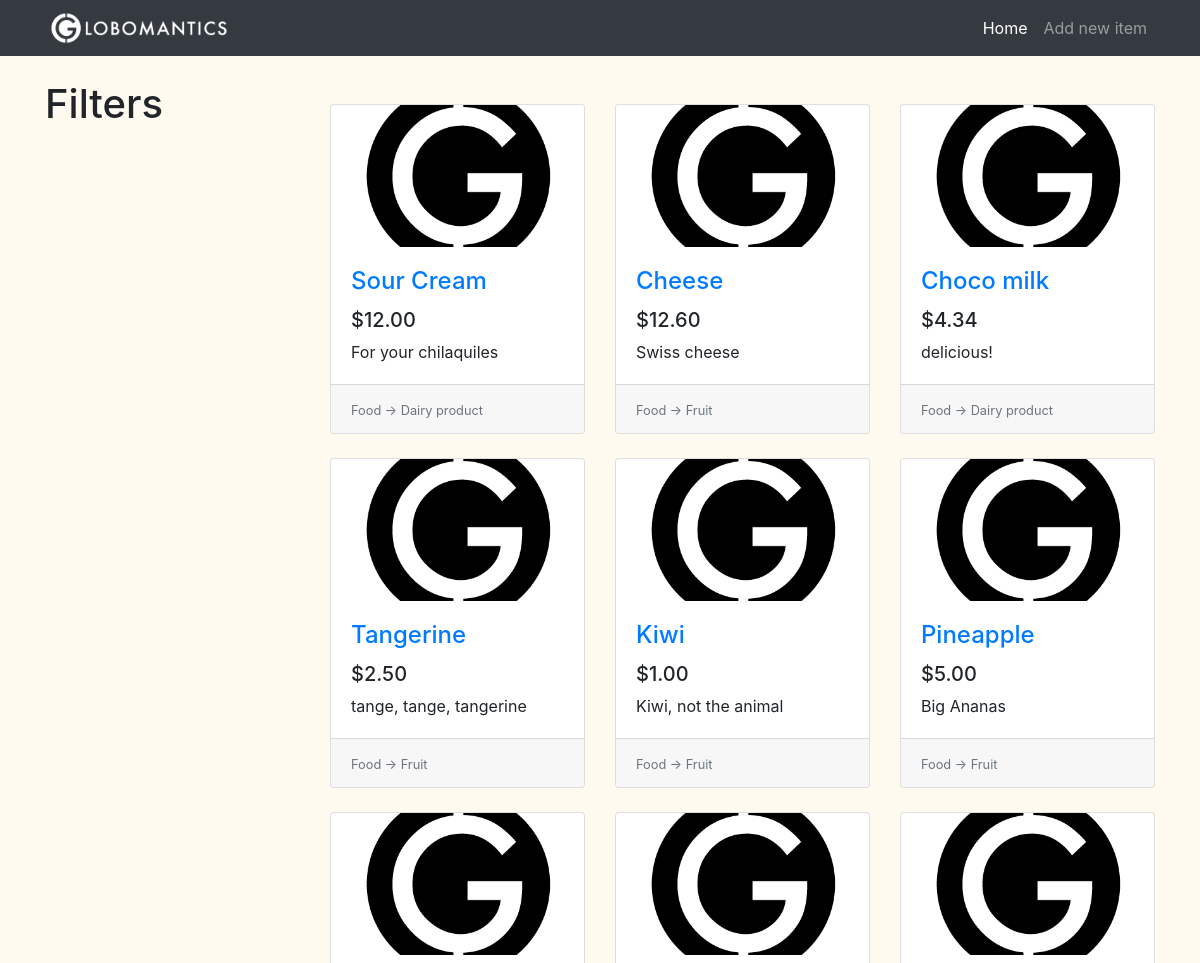
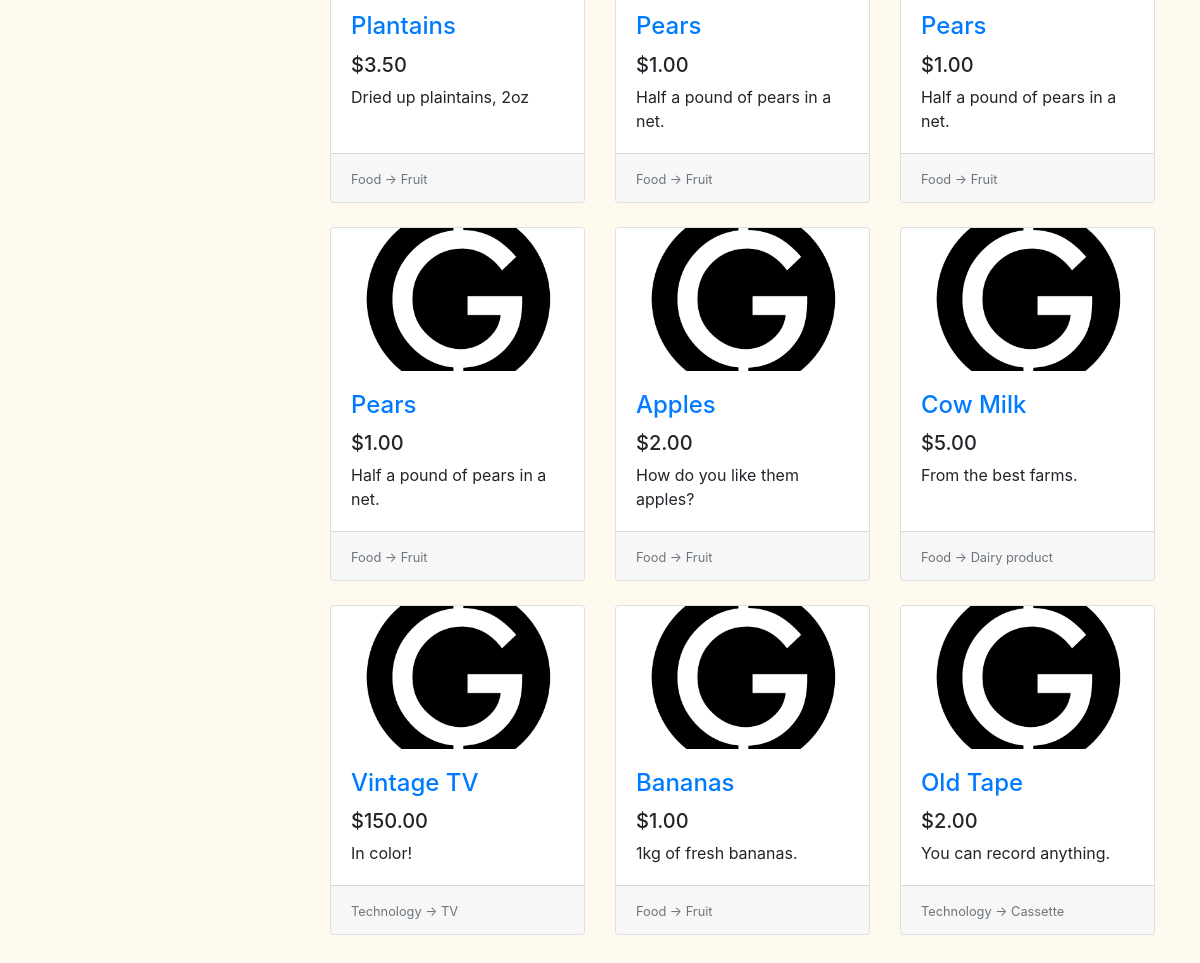
Before: / with the older database file (2 pictures, top to bottom).
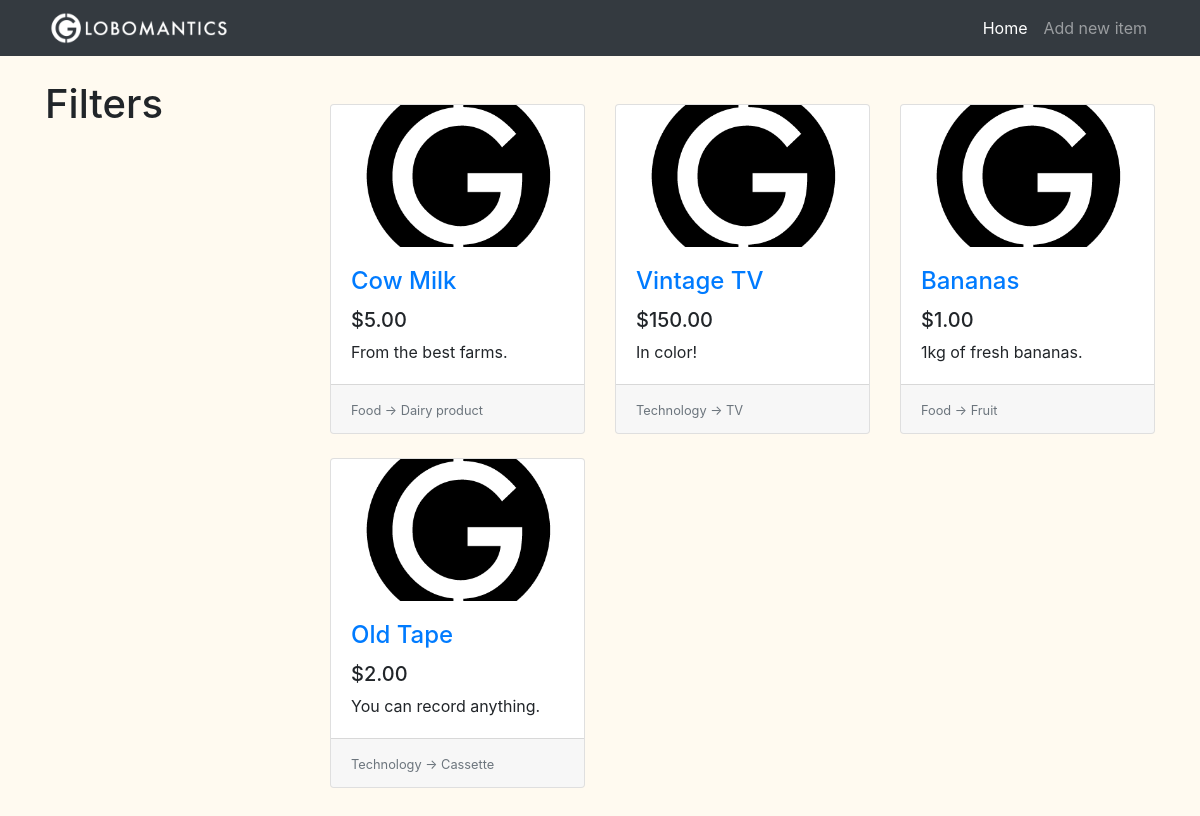
After: the same page with the newer database file.
### tables this page shows
CREATE TABLE items(
                    id              INTEGER PRIMARY KEY AUTOINCREMENT,
                    title           TEXT,
                    description     TEXT,
                    price           REAL,
                    image           TEXT,
                    category_id     INTEGER,
                    subcategory_id  INTEGER,
                    FOREIGN KEY(category_id) REFERENCES categories(id),
                    FOREIGN KEY(subcategory_id) REFERENCES subcategories(id)
);

CREATE TABLE categories(
                    id              INTEGER PRIMARY KEY AUTOINCREMENT,
                    name            TEXT
);

CREATE TABLE subcategories(
                    id              INTEGER PRIMARY KEY AUTOINCREMENT,
                    name            TEXT,
                    category_id     INTEGER,
                    FOREIGN KEY(category_id) REFERENCES categories(id)
);

### application.py (the view)
@app.route('/')
def home():
    conn = get_db()
    c = conn.cursor()
    items_from_db = c.execute("""SELECT
                    i.id, i.title, i.description, i.price, i.image, c.name, s.name
                    FROM
                    items as i
                    INNER JOIN categories AS c ON i.category_id = c.id
                    INNER JOIN subcategories AS s ON i.subcategory_id = s.id
                    ORDER BY i.id DESC
    """)
    items = []
    for row in items_from_db:
        item = {
            "id": row[0],
            "title": row[1],
            "description": row[2],
            "price": row[3],
            "image": row[4],
            "category": row[5],
            "subcategory": row[6]
        }
        items.append(item)
    return render_template('home.html', items=items)

### application.py (called while the page is built)
def get_db():
    db = getattr(g, '_database', None)
    if db is None:
        db = g._database = sqlite3.connect('db/globomantics.db')
    return db

@app.teardown_appcontext
def close_connection(exception):
    db = getattr(g, '_database', None)
    if db is not None:
        db.close()

### templates/home.html (shortened to what this page needs)
{% extends 'base.html' %}
{% set active_page = 'home' %}
{% block content %}
<div class="row">
    <div class="col-lg-3">
        <div class="my-4">
            <h1>Filters</h1>
        </div>
    </div>
    <div class="col-lg-9">
        <div class="row my-5 card-wrapper">
            {% if items %}
                {% for item in items %}
                <div class="col-lg-4 col-md-6 mb-4">
                    <div class="card h-100">
                        <div class="embed-responsive embed-responsive-16by9">
                            <a href="{{ url_for('item', item_id=item.id)}}">
                                <img class="card-img-top embed-responsive-item" src="{{ url_for('static', filename='images/placeholder.png') }}" alt="Article">
                            </a>
                        </div>
                        <div class="card-body">
                            <h4 class="card-title">
                                <a href="{{ url_for('item', item_id=item.id)}}">{{ item.title }}</a>
                            </h4>
                            <h5>{{ "$%.2f" | format(item.price) }}</h5>
                            <p class="card-text">{{ item.description }}</p>
                        </div>
                        <div class="card-footer">
                            <small class="text-muted">
                                {{ item.category }} -> {{ item.subcategory }}
                            </small>
                        </div>
                    </div>
                </div>
                {% endfor %}
            {% else %}
                <h class="offset-lg-3">No items to show.</h>
            {% endif %}
        </div>
    </div>
</div>
{% endblock %}

### templates/base.html (shortened to what this page needs)
<!DOCTYPE html>
<html lang="en">
<head>
    <link rel="stylesheet" href="https://stackpath.bootstrapcdn.com/bootstrap/4.4.1/css/bootstrap.min.css">
    <link rel="stylesheet" href="{{ url_for('static', filename='css/style.css') }}">
</head>
<body>
    <nav class="navbar navbar-expand-lg navbar-dark bg-dark fixed-top">
        <div class="container">
            <a href="{{ url_for('home') }}" class="navbar-brand">
                <img src="{{ url_for('static', filename='images/logo.png') }}" height="40px" alt="Globomantics Logo">
            </a>
            <div class="collapse navbar-collapse" id="navbarResponsive">
                <ul class="navbar-nav ml-auto">
                    <li class="nav-item  {{ 'active' if active_page == 'home' else '' }}">
                        <a href="{{ url_for('home') }}" class="nav-link">Home</a>
                    </li>
                    <li class="nav-item {{ 'active' if active_page == 'new_item' else '' }}">
                        <a href="{{ url_for('new_item' ) }}" class="nav-link">Add new item</a>
                    </li>
                </ul>
            </div>
        </div>
    </nav>
    <div class="container">
    {% block content%}
    {% endblock %}
    </div>
</body>
</html>

### static/css/style.css (style rules this page uses)
body { padding-top: 56px; background-color: floralwhite; }
.navbar-brand { padding-top: 0rem; padding-bottom: 0rem; }
.card-img-top { object-fit: cover; }

Changed rows visible on the page:
removed items: title "Sour Cream", price "$12.00", description "For your chilaquiles", category "Food", subcategory "Dairy product"
removed items: title "Cheese", price "$12.60", description "Swiss cheese", category "Food", subcategory "Fruit"
removed items: title "Choco milk", price "$4.34", description "delicious!", category "Food", subcategory "Dairy product"
removed items: title "Tangerine", price "$2.50", description "tange, tange, tangerine", category "Food", subcategory "Fruit"
removed items: title "Kiwi", price "$1.00", description "Kiwi, not the animal", category "Food", subcategory "Fruit"
removed items: title "Pineapple", price "$5.00", description "Big Ananas", category "Food", subcategory "Fruit"
removed items: title "Plantains", price "$3.50", description "Dried up plaintains, 2oz", category "Food", subcategory "Fruit"
removed items: title "Pears", price "$1.00", description "Half a pound of pears in a net.", category "Food", subcategory "Fruit"
removed items: title "Pears", price "$1.00", description "Half a pound of pears in a net.", category "Food", subcategory "Fruit"
removed items: title "Pears", price "$1.00", description "Half a pound of pears in a net.", category "Food", subcategory "Fruit"
removed items: title "Apples", price "$2.00", description "How do you like them apples?", category "Food", subcategory "Fruit"
